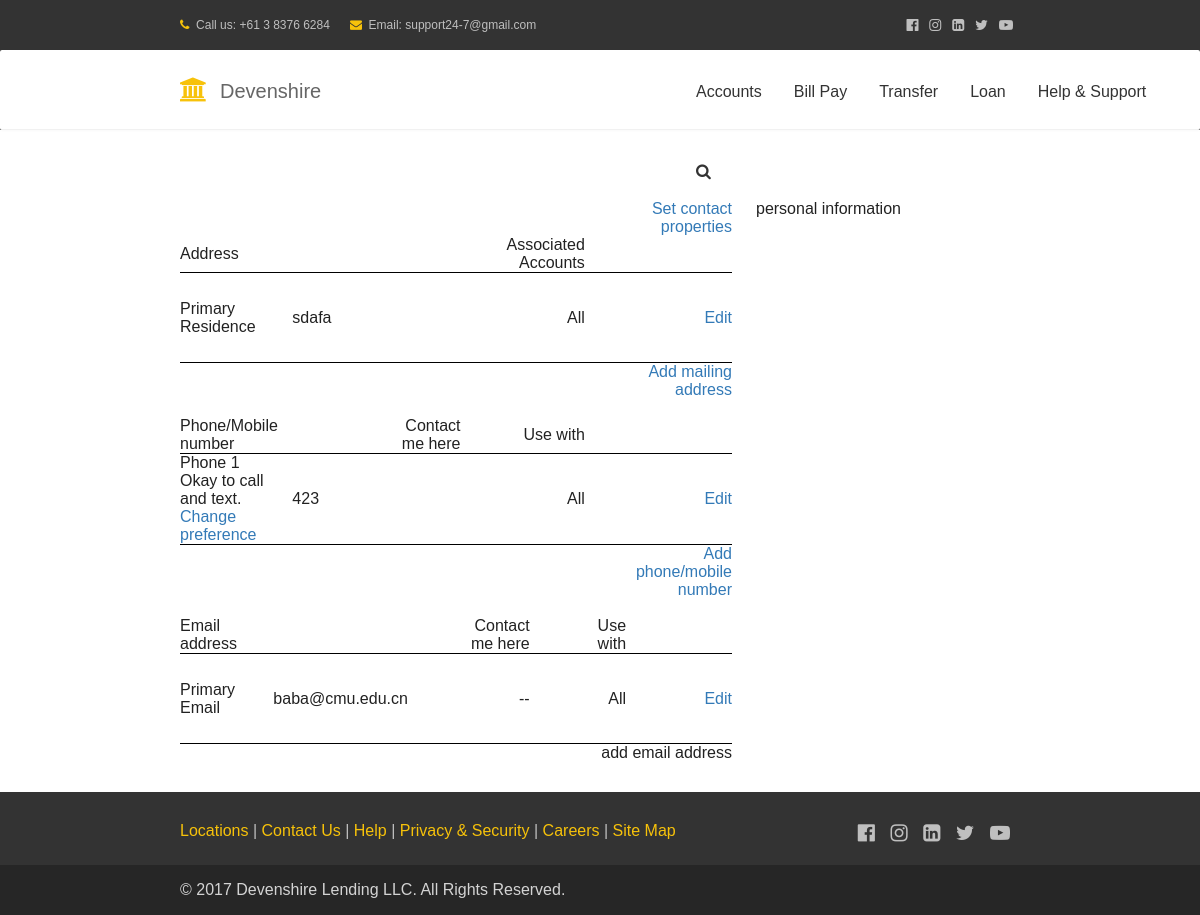
The app's page /profile/ (signed in) with its own data.
### registration/models.py (models this page shows, shortened)
class TimeStampedModel(models.Model):
    created = models.DateTimeField(auto_now_add=True)
    modified = models.DateTimeField(auto_now=True)
    class Meta:
        abstract = True

class Profile(TimeStampedModel):
    user = models.OneToOneField(User, on_delete=models.CASCADE, related_name='profile')
    last_name = models.CharField(max_length=20, blank=False)
    first_name = models.CharField(max_length=20, blank=False)
    middle_name = models.CharField(max_length=20, blank=True, null=True)
    email = models.EmailField(max_length=32, blank=False)
    phone = models.CharField(max_length=32, blank=False)
    address = models.CharField(max_length=150, blank=False)
    date_of_birth = models.DateField(blank=False)
    GENDER_CHOICES = (
        ('M', 'Male'),
        ('F', 'Female'),
    )
    gender = models.CharField(max_length=1, choices=GENDER_CHOICES, blank=False)
    ssn = models.CharField(max_length=9, blank=False)
    USER_CHOICES = (
        ('C', 'client'),
        ('E', 'employee'),
    )
    type = models.CharField(max_length=1, choices=USER_CHOICES, blank=False)

### registration/views.py (the view)
# urls.py: url(r'^profile/$', views.profile, name="profile"),
@login_required
def profile(request):
    errors = []
    context = {}
    user = request.user
    try:
        user_profile = Profile.objects.get(user=user)
        context['profile'] = user_profile
    except:
        errors.append('No such profile')
    context['message'] = errors
    profile = user.profile
    context['first_name'] = profile.first_name
    context['last_name'] = profile.last_name
    context['middle_name'] = profile.middle_name
    context['email'] = profile.email
    context['phone'] = profile.phone
    context['address'] = profile.address
    context['dob'] = profile.date_of_birth
    context['gender'] = profile.gender
    context['ssn'] = profile.ssn
    return render(request, 'profile.html', context)

### registration/templates/profile.html
{% extends 'base.html' %}
{% block content %}
    <section style="margin-top:200px;" class="flat-row pd-contact-v1">
                <div class="container">
                    <div class="row">
                        <div class="col s8">
                            <table style = "width:100%; ">
                                <tr>
                                    <td width="15%" style="vertical-align: middle;"></td>
                                    <td width="20%" style="vertical-align: middle;"></td>
                                    <td width="15%" style="vertical-align: middle;"></td>
                                    <td width="25%" style="vertical-align: middle;"></td>
                                    <td width="20%" style="text-align: right;"><a href="#" style="color: #337ab7">Set contact properties</a></td>
                                </tr>
                                <tr style = "border-bottom:1pt solid black;">
                                    <td width="15%" style="vertical-align: middle;"><b>Address</b></td>
                                    <td width="20%" style="vertical-align: middle;"></td>
                                    <td width="15%" style="vertical-align: middle;"></td>
                                    <td width="25%" style="vertical-align: middle;"><b>Associated Accounts</b></td>
                                    <td width="20%" style="vertical-align: middle;"></td>
                                </tr>
                                <tr style = "border-bottom:1pt solid black; height: 90px">
                                    <td width="15%" style="vertical-align: middle;">Primary Residence</td>
                                    <td width="20%" style="vertical-align: middle;">{{ address }}</td>
                                    <td width="15%" style="vertical-align: middle;"></td>
                                    <td width="25%" style="vertical-align: middle;">All</td>
                                    <td width="20%" style="vertical-align: middle; text-align: right;"><a href="#" style="color: #337ab7">Edit</a></td>
                                </tr>
                                <tr>
                                    <td width="15%" style="vertical-align: middle;"></td>
                                    <td width="20%" style="vertical-align: middle;"></td>
                                    <td width="15%" style="vertical-align: middle;"></td>
                                    <td width="25%" style="vertical-align: middle;"></td>
                                    <td width="20%" style="text-align: right;"><a href="#" style="color: #337ab7">Add mailing address</a></td>
                                </tr>
                                <tr>
                                    <td width="15%" style="vertical-align: middle;">&nbsp;</td>
                                    <td width="20%" style="vertical-align: middle;">&nbsp;</td>
                                    <td width="15%" style="vertical-align: middle;">&nbsp;</td>
                                    <td width="25%" style="vertical-align: middle;">&nbsp;</td>
                                    <td width="20%" style="text-align: right;">&nbsp;</td>
                                </tr>
                                <tr style = "border-bottom:1pt solid black;">
                                    <td width="15%" style="vertical-align: middle;"><b>Phone/Mobile number</b></td>
                                    <td width="20%" style="vertical-align: middle;"></td>
                                    <td width="15%" style="vertical-align: middle;"><b>Contact me here</b></td>
                                    <td width="25%" style="vertical-align: middle;"><b>Use with</b></td>
                                    <td width="20%" style="vertical-align: middle;"></td>
                                </tr>
                                <tr>
                                    <td width="15%" style="vertical-align: middle;"><b>Phone 1</b></td>
                                    <td width="20%" style="vertical-align: middle;" rowspan="3">{{ phone }}</td>
                                    <td width="15%" style="vertical-align: middle;" rowspan="3"></td>
                                    <td width="25%" style="vertical-align: middle;" rowspan="3">All</td>
                                    <td width="20%" style="vertical-align: middle; text-align: right;" rowspan="3"><a href="#" style="color: #337ab7">Edit</a></td>
                                </tr>
                                <tr>
                                    <td width="15%" style="vertical-align: middle;">Okay to call and text.</td>
                                </tr>
                                <tr>
                                    <td width="15%" style="vertical-align: middle;"><a href="#" style="color: #337ab7">Change preference</a>
                                </tr>
                                <tr style = "border-top:1pt solid black;">
                                    <td width="15%" style="vertical-align: middle;"></td>
                                    <td width="20%" style="vertical-align: middle;"></td>
                                    <td width="15%" style="vertical-align: middle;"></td>
                                    <td width="25%" style="vertical-align: middle;"></td>
                                    <td width="20%" style="text-align: right;"><a href="#" style="color: #337ab7">Add phone/mobile number</a></td>
                                </tr>
                                <tr>
                                    <td width="15%" style="vertical-align: middle;">&nbsp;</td>
                                    <td width="20%" style="vertical-align: middle;">&nbsp;</td>
                                    <td width="15%" style="vertical-align: middle;">&nbsp;</td>
                                    <td width="25%" style="vertical-align: middle;">&nbsp;</td>
                                    <td width="20%" style="text-align: right;">&nbsp;</td>
                                </tr>
                            </table>
                            <table>
                                <tr style = "border-bottom:1pt solid black;">
                                    <td width="15%" style="vertical-align: middle;"><b>Email address</b></td>
                                    <td width="20%" style="vertical-align: middle;"></td>
                                    <td width="15%" style="vertical-align: middle;"><b>Contact me here</b></td>
                                    <td width="25%" style="vertical-align: middle;"><b>Use with</b></td>
                                    <td width="20%" style="vertical-align: middle;"></td>
                                </tr>
                                <tr style = "border-bottom:1pt solid black; height: 90px">
                                    <td width="15%" style="vertical-align: middle;"><b>Primary Email</b></td>
                                    <td width="20%" style="vertical-align: middle;">{{ email }}</td>
                                    <td width="15%" style="vertical-align: middle;">--</td>
                                    <td width="25%" style="vertical-align: middle;">All</td>
                                    <td width="20%" style="vertical-align: middle; text-align: right;"><a href="#" style="color: #337ab7">Edit</a></td>
                                </tr>
                            </table>
                            <p style="float:right">add email address</p>
                        </div>
                        <div class="col s4">
                            <h3>personal information</h3>
                        </div>
                    </div>
                </div>
            </section>
{% endblock %}

### account/static/account/css/style.css (style rules this page uses)
html,body,div,span,applet,object,iframe,h1,h2,h3,h4,h5,h6,p,blockquote,pre,a,abbr,acronym,address,big,cite,code,del,dfn,em,img,ins,kbd,q,s,samp,small,strike,strong,sub,sup,tt,var,b,u,i,dl,dt,dd,ol,nav ul,nav li,fieldset,form,label,legend,table,caption,tbody,tfoot,thead,tr,th,td,article,aside,canvas,details,embed,figure,figcaption,footer,header,hgroup,menu,nav,output,ruby,section,summary,time,mark,audio,video { margin:0;padding:0;border:0;font-size:100%;font:inherit;vertical-align:baseline; }
article, aside, details, figcaption, figure,footer, header, hgroup, menu, nav, section { display: block; }
table { border-collapse:collapse;border-spacing:0; }
a { text-decoration:none; }
html, body { font-size: 100%; background:url(../images/banner.jpg) no-repeat 0px 0px; background-size: cover; -webkit-background-size: cover; -moz-background-size: cover; -o-background-size: cover; -ms-background-size: cover; background-attachment: fixed; font-family: 'Raleway', sans-serif; }
h1,h2,h3,h4,h5,h6,input,p,a,select,button { font-family: 'Raleway', sans-serif; margin:0; }
body a:hover,body a { text-decoration:none; }
input[type="submit"],a { transition:.5s ease-in; -webkit-transition:.5s ease-in; -moz-transition:.5s ease-in; -o-transition:.5s ease-in; -ms-transition:.5s ease-in; }

### records on screen
Profile: address "sdafa", phone "423", email "baba@cmu.edu.cn"
